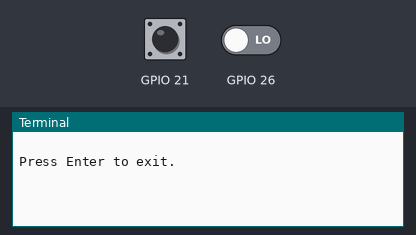
A program run on a simulated Raspberry Pi (BCM pin numbers). On the bench: the last lines printed to the terminal. The inputs (shaded band) are chosen by the test bench; at power-on: GPIO 21 LOW, GPIO 26 LOW. The clock reads 2024-03-15 10:24:30 at power-on unless the program sets it.

Above: at 1.2 s.
1.3 s: GPIO 21 pulled HIGH for 0.15 s
At 2.2 s:
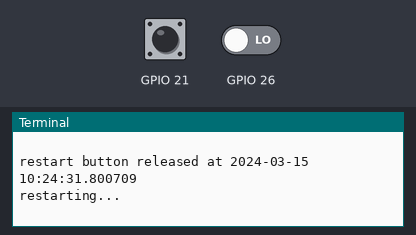
3.3 s: GPIO 26 driven HIGH
At 4.5 s:
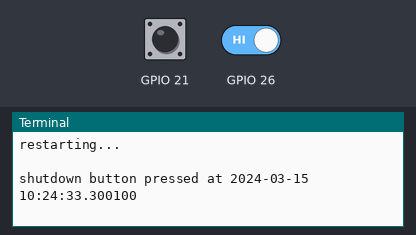
4.8 s: GPIO 26 driven LOW
At 5.7 s:
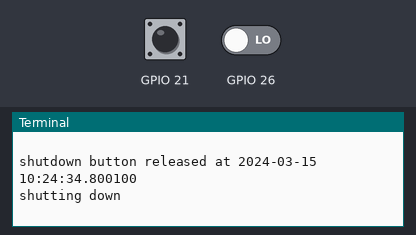
6.3 s: GPIO 21 pulled HIGH for 1 s
At 6.8 s:
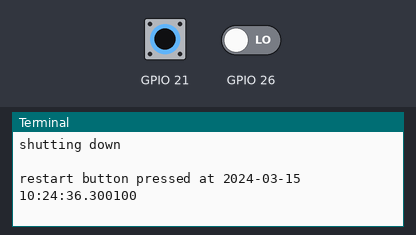

The program:

pull_downbutton.py
```python
import RPi.GPIO as GPIO
import datetime
from time import sleep

def shutdown(channel):
    if GPIO.input(channel) == GPIO.HIGH:
        print('\nshutdown button pressed at ' + str(datetime.datetime.now()))
        sleep(0.5)
    else:
        print('\nshutdown button released at ' + str(datetime.datetime.now()))
        print("shutting down")
        sleep(0.5)
        #os.system("sudo shutdown now -h")
def restart(channel):
    if GPIO.input(channel) == GPIO.HIGH:
        print('\nrestart button pressed at ' + str(datetime.datetime.now()))
        sleep(0.5)
    else:
        print('\nrestart button released at ' + str(datetime.datetime.now()))
        print("restarting...")
        sleep(0.5)
        #os.system("sudo reboot")

try:
    GPIO.setmode(GPIO.BCM)
    GPIO.setup(26, GPIO.IN)
    GPIO.setup(21, GPIO.IN, pull_up_down=GPIO.PUD_DOWN)
    GPIO.add_event_detect(26, GPIO.BOTH, callback=shutdown)
    GPIO.add_event_detect(21, GPIO.BOTH, callback=restart)

    message = input('\nPress Enter to exit.\n')

finally:
    GPIO.cleanup()

print("Goodbye!")
```

Measured:
- after the input at 1.3 s, the terminal: prints a new line at once (image 1)
- after the input at 3.3 s, the terminal: prints a new line at once (image 2)
- after the input at 4.8 s, the terminal: prints a new line at once (image 3)
- after the input at 6.3 s, the terminal: prints a new line at once (image 4)
